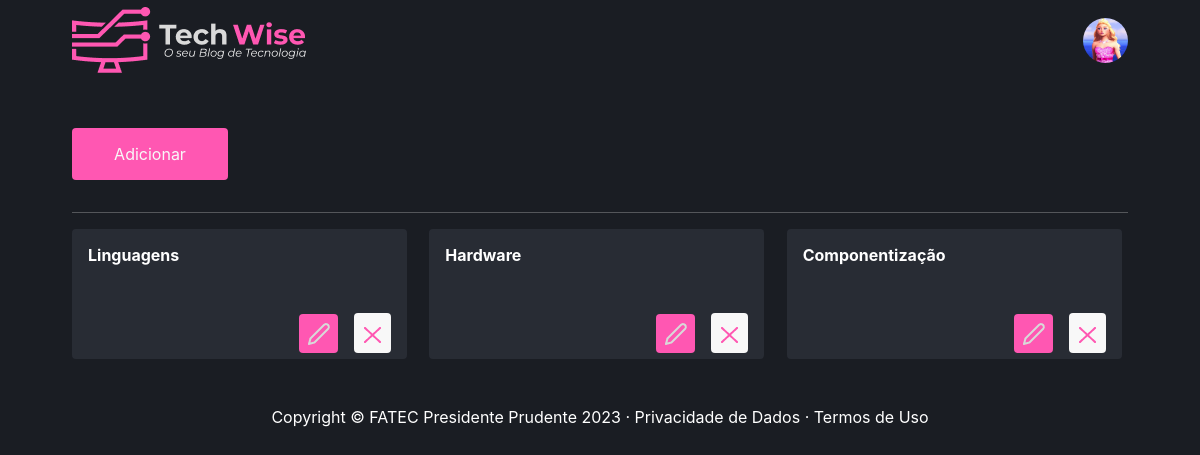
The app's page /category/index (signed in) with its own data.
### tables this page shows
CREATE TABLE `user` (
  `idUser` int(11) NOT NULL,
  `name` varchar(150) NOT NULL,
  `email` varchar(200) NOT NULL,
  `password` varchar(255) NOT NULL,
  `avatar` varchar(255) DEFAULT NULL,
  `description` text DEFAULT NULL,
  `type` varchar(45) DEFAULT NULL
);

CREATE TABLE `category` (
  `idCategory` int(11) NOT NULL,
  `name` varchar(150) NOT NULL
);

### App/Controllers/CategoryController.php (called while the page is built, shortened)
<?php
class CategoryController extends Controller
{
    public function index()
    {
        $user = new UserDAO;
        self::setViewParam('user', $user->getById($_SESSION['idUser']));
        $categoryDao = new CategoryDAO();
        self::setViewParam('listCategory', $categoryDao->listar());
        $this->render('/category/index');
    }
}

### index.php (called while the page is built, shortened)
<?php
try {
    $app = new App();
    $app->run();
}catch (\Exception $e){
    $oError = new Erro($e);
    $oError->render();
}

### App/Models/DAO/BaseDAO.php (called while the page is built, shortened)
<?php
abstract class BaseDAO
{
    private $conexao;
    public function __construct()
    {
        $this->conexao = Conexao::getConnection();
    }
    public function select($sql)
    {
        if(!empty($sql))
        {
            return $this->conexao->query($sql);
        }
    }
}

### App/Lib/Conexao.php (called while the page is built, shortened)
<?php
class Conexao
{
    public static function getConnection() {
        $pdoConfig  = DB_DRIVER . ":". "host=" . DB_HOST . ";";
        $pdoConfig .= "dbname=".DB_NAME.";";
        try {
            if(!isset($conn)){
                $conn =  new PDO($pdoConfig, DB_USER, DB_PASSWORD);
                $conn->setAttribute(PDO::ATTR_ERRMODE, PDO::ERRMODE_EXCEPTION);
            }
            return $conn;
        } catch (PDOException $e) {
            throw new Exception("Erro de conexão com o banco de dados. ($e)",500);
        }
    }
}

### App/Models/DAO/UserDAO.php (called while the page is built, shortened)
<?php
class UserDAO extends BaseDAO
{
    public function getById(int $idUser)
    {
        $resultado = $this->select("SELECT * FROM user WHERE idUser = $idUser");
        return $resultado->fetchObject(User::class);
    }
}

### App/Models/Entidades/User.php (called while the page is built, shortened)
<?php
class User
{
    private ?string $avatar;
	public function getAvatar(): ?string {
		return $this->avatar;
	}
}

### App/Models/DAO/CategoryDAO.php (called while the page is built, shortened)
<?php
class CategoryDAO extends BaseDAO
{
    public function listar ()
    {
        $resultado = $this->select("SELECT * FROM category");
        return $resultado->fetchAll(\PDO::FETCH_CLASS, Category::class);
    }
    }

### App/Models/Entidades/Category.php (called while the page is built, shortened)
<?php
class Category
{
    private int $idCategory;
    private string $name;
	public function getIdCategory(): int {
		return $this->idCategory;
	}
	public function getName(): string {
		return $this->name;
	}
}

### App/Views/category/index.php (the view, shortened to what this page needs)
<div class="container">
    <div class="row">
        <br />
        <div class="col-md-2 mt-5">
            <a href="http://<?php echo APP_HOST; ?>/category/cadastro" class="buttonSubmit"><span class="glyphicon glyphicon-plus" aria-hidden="true"></span> Adicionar</a>
        </div>
        <div class="col-md-12">
            <hr>
            <?php if (!count($viewVar['listCategory'])) { ?>
                <div class="alert alert-info" role="alert">Nenhum fornecedor encontrado</div>
            <?php } else { ?>
                <div class="containerCategory">
                <?php foreach ($viewVar['listCategory'] as $category) { ?>
                    <div class="card-category">
                        <strong><?= $category->getName() ?></strong>
                        <div class="d-flex justify-content-end gap-3 align-items-end mt-5">
                            <a href="http://<?= APP_HOST ?>/category/edicao/<?= $category->getIdCategory() ?>" class="editar">
                                <img src="http://<?php echo APP_HOST; ?>/public/icons/pencil.png" alt="editar" />
                            </a>
                            <a href="http://<?= APP_HOST ?>/category/exclusao/<?= $category->getIdCategory() ?>" class="excluir">
                                <img src="http://<?php echo APP_HOST; ?>/public/icons/x.png" alt="apagar" />
                            </a>
                        </div>
                    </div>
                    <?php } ?>
            <?php } ?>
                </div>
        </div>
    </div>
</div>

### App/Views/layouts/menu.php (shortened to what this page needs)
<?php if(!isset($_SESSION["loggedin"]) || !$_SESSION["loggedin"]){ ?>
                    <li <?php if($viewVar['nameController'] == "UserController") { ?> class="active" <?php } ?>>
                        <a class="nav-link" href="http://<?= APP_HOST.'/' ?>">
                    </li>
                <?php } else { ?>
<header class="headerContainer">
  <div class="headerContent">
    <a href="http://<?php echo APP_HOST; ?>/home">
      <img src=" http://<?php echo APP_HOST; ?>/public/icons/logo.png" alt="Logo" />
    </a>
    <div class="container-popover">
      <div class="popover-trigger">
        <div class="popover-btn avatar" style="width: 45px; height: 45px">
          <img src="http://<?php echo APP_HOST; ?>/public/images/users/<?= $viewVar['user']->getAvatar(); ?>"  alt="user" />
        </div>
      </div>
      <?php
}
?>
    </div>
  </div>
</header>

### public/css/style.css (style rules this page uses)
html { position: relative; min-height: 100%; overflow-x: hidden; }
* { box-sizing: border-box; margin: 0; padding: 0; }
.headerContainer { height: 5rem; }
.headerContent { max-width: 1120px; height: 5rem; margin: 0 auto; padding: 0 2rem; display: flex; justify-content: space-between; align-items: center; }
.container-popover { position: relative; }
.popover-trigger { position: relative; display: inline-block; }
.container { max-width: 1120px; margin: 0 auto; padding: 0 2rem; }
body { background: #1a1d23 !important; color: #fff; }
body, input, textarea, select, button { font: 400 1rem "Inter", sans-serif; }
a { color: inherit; text-decoration: none; }
.avatar { height: 64px; width: 64px; border-radius: 999px; }
.avatar img { width: 100%; height: 100%; border-radius: 999px; }
.buttonSubmit { color: #F8F8F8; padding: 1rem; border-radius: 4px; display: flex; align-items: center; justify-content: center; background: #FF57B2; outline: 0; border: 0; margin-bottom: 1rem; }
.containerCategory { display: grid; grid-template-columns: repeat(3, 1fr); gap: 1rem; }
.card-category { padding: 1rem; border-radius: 4px; background-color: #282C34; width: 335px; height: 130px; }
.card-category a { padding: 8px; border-radius: 4px; }
.card-category a.editar { background-color: #FF57B2; }
.card-category a.excluir { background-color: #F8F8F8; padding: 10px; }

### records on screen
user: avatar (picture)
category: name "Linguagens"
category: name "Hardware"
category: name "Componentização"
